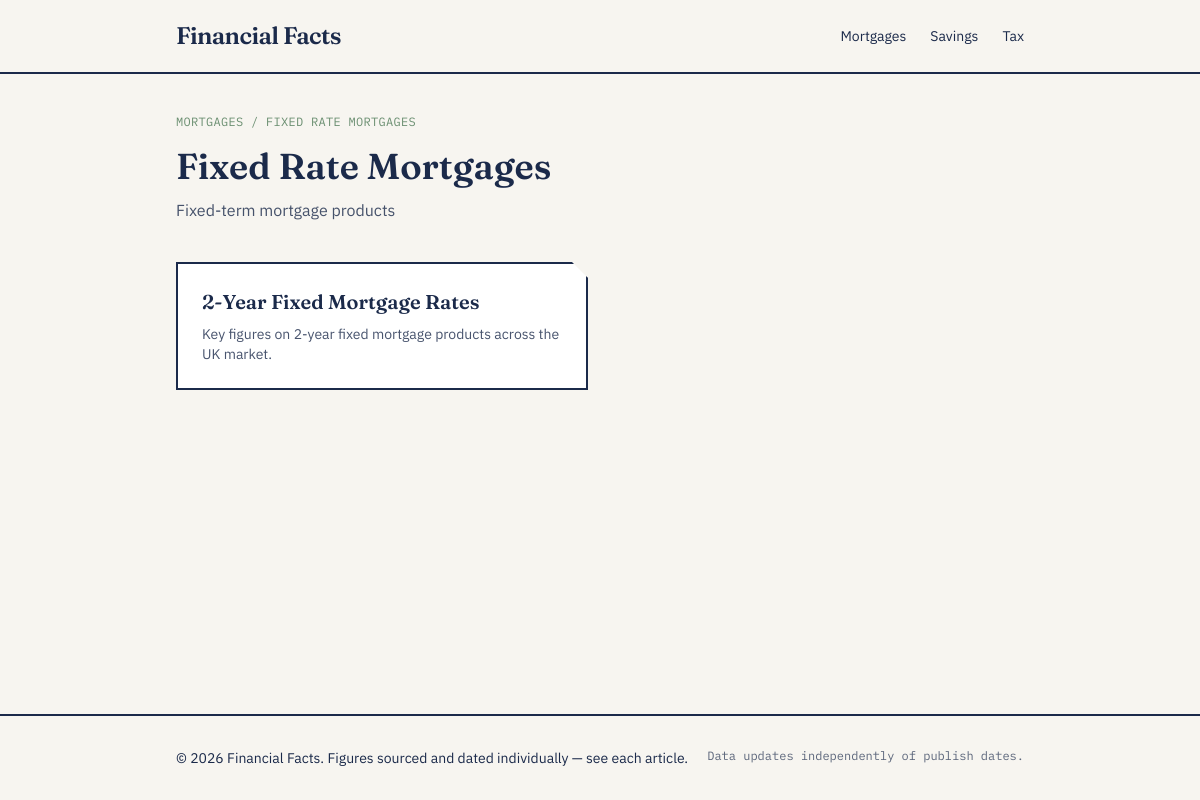
The app's page /subcategory.php?category=mortgages&slug=fixed-rate-mortgages with its own data.
### tables this page shows
CREATE TABLE IF NOT EXISTS categories (
    id INT AUTO_INCREMENT PRIMARY KEY,
    name VARCHAR(100) NOT NULL,
    slug VARCHAR(100) NOT NULL UNIQUE,
    description TEXT,
    created_at TIMESTAMP DEFAULT CURRENT_TIMESTAMP
);

CREATE TABLE IF NOT EXISTS subcategories (
    id INT AUTO_INCREMENT PRIMARY KEY,
    category_id INT NOT NULL,
    name VARCHAR(100) NOT NULL,
    slug VARCHAR(100) NOT NULL,
    description TEXT,
    created_at TIMESTAMP DEFAULT CURRENT_TIMESTAMP,
    FOREIGN KEY (category_id) REFERENCES categories(id) ON DELETE CASCADE,
    UNIQUE KEY uniq_category_slug (category_id, slug),
    INDEX idx_category (category_id)
);

CREATE TABLE IF NOT EXISTS subjects (
    id INT AUTO_INCREMENT PRIMARY KEY,
    subcategory_id INT NOT NULL,
    name VARCHAR(150) NOT NULL,
    slug VARCHAR(150) NOT NULL UNIQUE,
    intro TEXT,                     
    created_at TIMESTAMP DEFAULT CURRENT_TIMESTAMP,
    FOREIGN KEY (subcategory_id) REFERENCES subcategories(id) ON DELETE CASCADE,
    INDEX idx_subcategory (subcategory_id)
);

### includes/functions.php (called while the page is built, shortened)
<?php
function getAllCategories(): array
{
    $pdo = getDbConnection();
    return $pdo->query('SELECT * FROM categories ORDER BY name ASC')->fetchAll();
}
function getSubcategoryBySlug(string $categorySlug, string $subcategorySlug): ?array
{
    $pdo = getDbConnection();
    $stmt = $pdo->prepare(
        'SELECT sc.*, c.name AS category_name, c.slug AS category_slug
         FROM subcategories sc
         JOIN categories c ON c.id = sc.category_id
         WHERE c.slug = :cslug AND sc.slug = :scslug
         LIMIT 1'
    );
    $stmt->execute(['cslug' => $categorySlug, 'scslug' => $subcategorySlug]);
    return $stmt->fetch() ?: null;
}
function getSubjectsBySubcategoryId(int $subcategoryId): array
{
    $pdo = getDbConnection();
    $stmt = $pdo->prepare('SELECT * FROM subjects WHERE subcategory_id = :scid ORDER BY name ASC');
    $stmt->execute(['scid' => $subcategoryId]);
    return $stmt->fetchAll();
}
function e(string $value): string
{
    return htmlspecialchars($value, ENT_QUOTES, 'UTF-8');
}

### public/subcategory.php (the view, shortened to what this page needs)
<?php
require_once __DIR__ . '/../includes/functions.php';
$categorySlug = $_GET['category'] ?? '';
$subcategorySlug = $_GET['slug'] ?? '';
$subcategory = ($categorySlug && $subcategorySlug)
    ? getSubcategoryBySlug($categorySlug, $subcategorySlug)
    : null;
$subjects = getSubjectsBySubcategoryId($subcategory['id']);
include __DIR__ . '/../includes/header.php';
?>
<nav class="font-mono text-xs uppercase tracking-wide text-secondary mb-4">
    <a href="/category.php?slug=<?= e($subcategory['category_slug']) ?>" class="hover:text-accent">
        <?= e($subcategory['category_name']) ?>
    </a>
    <span class="opacity-50">/</span>
    <?= e($subcategory['name']) ?>
</nav>
<section class="mb-10">
    <h1 class="font-display text-4xl font-semibold mb-3"><?= e($subcategory['name']) ?></h1>
    <?php if ($subcategory['description']): ?>
        <p class="opacity-80 max-w-xl"><?= e($subcategory['description']) ?></p>
    <?php endif; ?>
</section>
<?php if (empty($subjects)): ?>
    <p class="opacity-70">No subjects here yet.</p>
<?php else: ?>
    <div class="grid sm:grid-cols-2 gap-6">
        <?php foreach ($subjects as $subject): ?>
            <a href="/fact.php?slug=<?= e($subject['slug']) ?>" class="fact-card p-6 block">
                <h3 class="font-display text-xl font-semibold mb-2"><?= e($subject['name']) ?></h3>
                <?php if ($subject['intro']): ?>
                    <p class="text-sm opacity-80"><?= e($subject['intro']) ?></p>
                <?php endif; ?>
            </a>
        <?php endforeach; ?>
    </div>
<?php endif; ?>
<?php include __DIR__ . '/../includes/footer.php'; ?>

### includes/header.php (shortened to what this page needs)
<!DOCTYPE html>
<html lang="en" data-theme="financialfacts">
<head>
    <link rel="stylesheet" href="/assets/css/tailwind.css">
</head>
<body class="bg-base-100 text-primary font-sans min-h-screen flex flex-col">
    <header class="border-b-2 border-primary bg-base-100">
        <div class="max-w-4xl mx-auto px-6 py-5 flex items-center justify-between">
            <a href="/" class="font-display text-2xl font-semibold tracking-tight text-primary">
                Financial Facts
            </a>
            <nav class="flex gap-6 font-sans text-sm">
                <?php foreach (getAllCategories() as $cat): ?>
                    <a href="/category.php?slug=<?= e($cat['slug']) ?>"
                       class="hover:text-accent transition-colors">
                        <?= e($cat['name']) ?>
                    </a>
                <?php endforeach; ?>
            </nav>
        </div>
    </header>
    <main class="flex-1 max-w-4xl mx-auto px-6 py-10 w-full">

### records on screen
categories: name "Mortgages"
categories: name "Savings"
categories: name "Tax"
subcategories: category.name "MORTGAGES", name "FIXED RATE MORTGAGES", name "Fixed Rate Mortgages", description "Fixed-term mortgage products"
subjects: name "2-Year Fixed Mortgage Rates", intro "Key figures on 2-year fixed mortgage products across the UK market."
